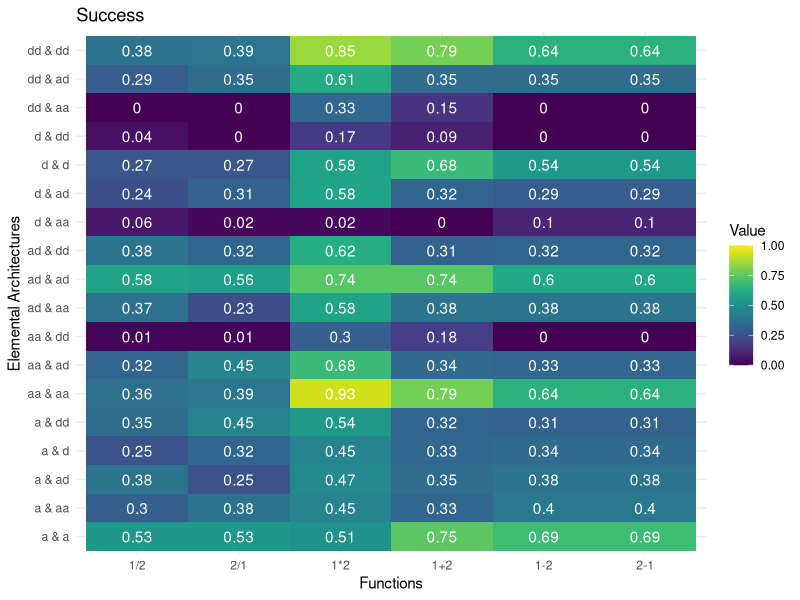

R code for this plot:
# Jorja Burch - jorjaelliott@tamu.edu

# this script turns success matrix into colored heatmap for original (5) cohort set

library(ggplot2)
library(viridis)

#Read in succ.matrix.csv
dat <- read.csv("succ.matrix.csv")

#change column names to display correct functions
colnames(dat) <- c("first element","second element","1/2","2/1","1*2","1+2","1-2","2-1","total")

#combine columns 1 & 2 
combined_column <- paste(dat$"first element", dat$"second element", sep = " & ")

# Name the combined column
dat$'Elemental.Architectures' <- combined_column

#remove the 1st & 2nd column
dat <- dat[, -1]
dat <- dat[, -1]

#rearrange to make elemental architectures column 1
dat <- dat[, c(8, 1:7)]

#remove "total" column
succ.matrix <- dat[,1:7]

# Get row and column names
row_names <- rownames(succ.matrix)
col_names <- colnames(succ.matrix)

# Melt the table to long format
library(reshape2)

succ.matrix.long <- melt(succ.matrix)


# Create the plot
ggplot(succ.matrix.long, aes(variable, Elemental.Architectures, fill = value)) +
  geom_tile() +
  geom_text(aes(label = value), color = "white") + #added numbers to cells#
  scale_fill_viridis(name = "Value", limits = c(0, 1)) +
  labs(x = "Functions", y = "Elemental Architectures") +
  ggtitle("Success")+
  theme_minimal() 


